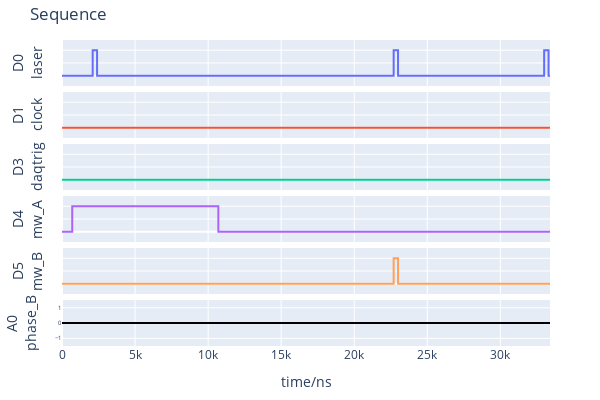

Notebook cell for this chart:
### Code cell
pg.setChOffset({"laser": 0, "mw_A": -2000, "mw_B": 0})
pg.setSequence(seq_tbased)
pg.plotSeq(plot_all=False)

### Figure 1 — Plotly figure (JSON) as saved in the notebook; plotly's stock layout.template omitted (floating-point values rounded to 4 significant figures)
{"data": [{"line": {"shape": "hv"}, "mode": "lines", "name": "D0", "type": "scatter", "x": [0, 2000, 2100, 2400, 2700, 12700, 22700, 23000, 33000, 33300, 33400], "xaxis": "x", "y": [0, 0, 1, 0, 0, 0, 1, 0, 1, 0, 0], "yaxis": "y"}, {"line": {"shape": "hv"}, "mode": "lines", "name": "D1", "type": "scatter", "x": [0, 33400], "xaxis": "x2", "y": [0, 0], "yaxis": "y2"}, {"line": {"shape": "hv"}, "mode": "lines", "name": "D3", "type": "scatter", "x": [0, 33400], "xaxis": "x3", "y": [0, 0], "yaxis": "y3"}, {"line": {"shape": "hv"}, "mode": "lines", "name": "D4", "type": "scatter", "x": [0, 0, 100, 400, 700, 10700, 20700, 21000, 31000, 31300, 31400, 33400], "xaxis": "x4", "y": [0, 0, 0, 0, 1, 0, 0, 0, 0, 0, 0, 0], "yaxis": "y4"}, {"line": {"shape": "hv"}, "mode": "lines", "name": "D5", "type": "scatter", "x": [0, 2000, 2100, 2400, 2700, 12700, 22700, 23000, 33000, 33300, 33400], "xaxis": "x5", "y": [0, 0, 0, 0, 0, 0, 1, 0, 0, 0, 0], "yaxis": "y5"}, {"line": {"color": "black", "shape": "hv"}, "mode": "lines", "name": "A0", "type": "scatter", "x": [0, 33400], "xaxis": "x6", "y": [0, 0], "yaxis": "y6"}], "layout": {"height": 400, "margin": {"b": 40, "l": 50, "r": 50, "t": 40}, "showlegend": false, "title": {"text": "Sequence"}, "width": 600, "xaxis": {"anchor": "y", "domain": [0, 1], "matches": "x6", "showticklabels": false}, "xaxis2": {"anchor": "y2", "domain": [0, 1], "matches": "x6", "showticklabels": false}, "xaxis3": {"anchor": "y3", "domain": [0, 1], "matches": "x6", "showticklabels": false}, "xaxis4": {"anchor": "y4", "domain": [0, 1], "matches": "x6", "showticklabels": false}, "xaxis5": {"anchor": "y5", "domain": [0, 1], "matches": "x6", "showticklabels": false}, "xaxis6": {"anchor": "y6", "domain": [0, 1], "title": {"text": "time/ns"}}, "yaxis": {"anchor": "x", "domain": [0.85, 1], "range": [-0.4, 1.4], "showticklabels": false, "title": {"text": "D0<br>laser"}}, "yaxis2": {"anchor": "x2", "domain": [0.68, 0.83], "range": [-0.4, 1.4], "showticklabels": false, "title": {"text": "D1<br>clock"}}, "yaxis3": {"anchor": "x3", "domain": [0.51, 0.66], "range": [-0.4, 1.4], "showticklabels": false, "title": {"text": "D3<br>daqtrig"}}, "yaxis4": {"anchor": "x4", "domain": [0.34, 0.49], "range": [-0.4, 1.4], "showticklabels": false, "title": {"text": "D4<br>mw_A"}}, "yaxis5": {"anchor": "x5", "domain": [0.17, 0.32], "range": [-0.4, 1.4], "showticklabels": false, "title": {"text": "D5<br>mw_B"}}, "yaxis6": {"anchor": "x6", "domain": [0, 0.15], "range": [-1.5, 1.5], "tickfont": {"size": 6}, "title": {"text": "A0<br>phase_B"}}}}
